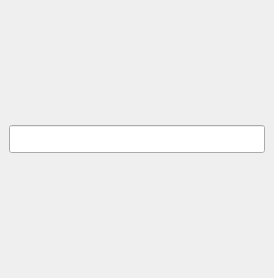
<?xml version="1.0" encoding="UTF-8"?>
<ui version="4.0">
  <class>stackedWidget1</class>
  <widget class="QStackedWidget" name="stackedWidget1">
    <property name="windowModality">
      <enum>Qt::NonModal</enum>
    </property>
    <property name="enabled">
      <bool>true</bool>
    </property>
    <property name="geometry">
      <rect>
        <x>0</x>
        <y>0</y>
        <width>274</width>
        <height>278</height>
      </rect>
    </property>
    <property name="sizePolicy">
      <sizepolicy hsizetype="MinimumExpanding" vsizetype="MinimumExpanding">
        <horstretch>0</horstretch>
        <verstretch>0</verstretch>
      </sizepolicy>
    </property>
    <property name="windowTitle">
      <string>StackedWidget</string>
    </property>
    <property name="currentIndex">
      <number>1</number>
    </property>
    <widget class="QWidget" name="form1">
      <property name="sizePolicy">
        <sizepolicy hsizetype="MinimumExpanding" vsizetype="MinimumExpanding">
          <horstretch>0</horstretch>
          <verstretch>0</verstretch>
        </sizepolicy>
      </property>
      <layout class="QVBoxLayout" name="verticalLayout">
        <item>
          <widget class="QLabel" name="label1">
            <property name="sizePolicy">
              <sizepolicy hsizetype="MinimumExpanding" vsizetype="MinimumExpanding">
                <horstretch>0</horstretch>
                <verstretch>0</verstretch>
              </sizepolicy>
            </property>
            <property name="text">
              <string>label</string>
            </property>
            <property name="alignment">
              <set>Qt::AlignCenter</set>
            </property>
          </widget>
        </item>
        <item>
          <widget class="QPushButton" name="button1">
            <property name="sizePolicy">
              <sizepolicy hsizetype="MinimumExpanding" vsizetype="MinimumExpanding">
                <horstretch>0</horstretch>
                <verstretch>0</verstretch>
              </sizepolicy>
            </property>
            <property name="text">
              <string>button</string>
            </property>
          </widget>
        </item>
        <item>
          <widget class="QPlainTextEdit" name="textview1">
            <property name="sizePolicy">
              <sizepolicy hsizetype="MinimumExpanding" vsizetype="MinimumExpanding">
                <horstretch>0</horstretch>
                <verstretch>0</verstretch>
              </sizepolicy>
            </property>
          </widget>
        </item>
      </layout>
    </widget>
    <widget class="QWidget" name="dialog1">
      <property name="sizePolicy">
        <sizepolicy hsizetype="MinimumExpanding" vsizetype="MinimumExpanding">
          <horstretch>0</horstretch>
          <verstretch>0</verstretch>
        </sizepolicy>
      </property>
      <layout class="QVBoxLayout" name="verticalLayout_2">
        <item>
          <spacer name="verticalSpacer">
            <property name="orientation">
              <enum>Qt::Vertical</enum>
            </property>
            <property name="sizeType">
              <enum>QSizePolicy::Maximum</enum>
            </property>
            <property name="sizeHint" stdset="0">
              <size>
                <width>20</width>
                <height>110</height>
              </size>
            </property>
          </spacer>
        </item>
        <item>
          <widget class="QLineEdit" name="entry1">
            <property name="sizePolicy">
              <sizepolicy hsizetype="MinimumExpanding" vsizetype="MinimumExpanding">
                <horstretch>0</horstretch>
                <verstretch>0</verstretch>
              </sizepolicy>
            </property>
            <property name="minimumSize">
              <size>
                <width>120</width>
                <height>28</height>
              </size>
            </property>
            <property name="maximumSize">
              <size>
                <width>16777215</width>
                <height>28</height>
              </size>
            </property>
          </widget>
        </item>
        <item>
          <spacer name="verticalSpacer_2">
            <property name="orientation">
              <enum>Qt::Vertical</enum>
            </property>
            <property name="sizeType">
              <enum>QSizePolicy::Maximum</enum>
            </property>
            <property name="sizeHint" stdset="0">
              <size>
                <width>20</width>
                <height>110</height>
              </size>
            </property>
          </spacer>
        </item>
      </layout>
    </widget>
  </widget>
  <resources />
  <connections>
    <connection>
      <sender>form1</sender>
      <signal>destroyed()</signal>
      <receiver>form1</receiver>
      <slot>close()</slot>
      <hints>
        <hint type="sourcelabel">
          <x>203</x>
          <y>138</y>
        </hint>
        <hint type="destinationlabel">
          <x>203</x>
          <y>138</y>
        </hint>
      </hints>
    </connection>
    <connection>
      <sender>stackedWidget1</sender>
      <signal>destroyed()</signal>
      <receiver>stackedWidget1</receiver>
      <slot>close()</slot>
      <hints>
        <hint type="sourcelabel">
          <x>203</x>
          <y>138</y>
        </hint>
        <hint type="destinationlabel">
          <x>203</x>
          <y>138</y>
        </hint>
      </hints>
    </connection>
    <connection>
      <sender>dialog1</sender>
      <signal>destroyed()</signal>
      <receiver>dialog1</receiver>
      <slot>close()</slot>
      <hints>
        <hint type="sourcelabel">
          <x>203</x>
          <y>138</y>
        </hint>
        <hint type="destinationlabel">
          <x>203</x>
          <y>138</y>
        </hint>
      </hints>
    </connection>
  </connections>
</ui>
